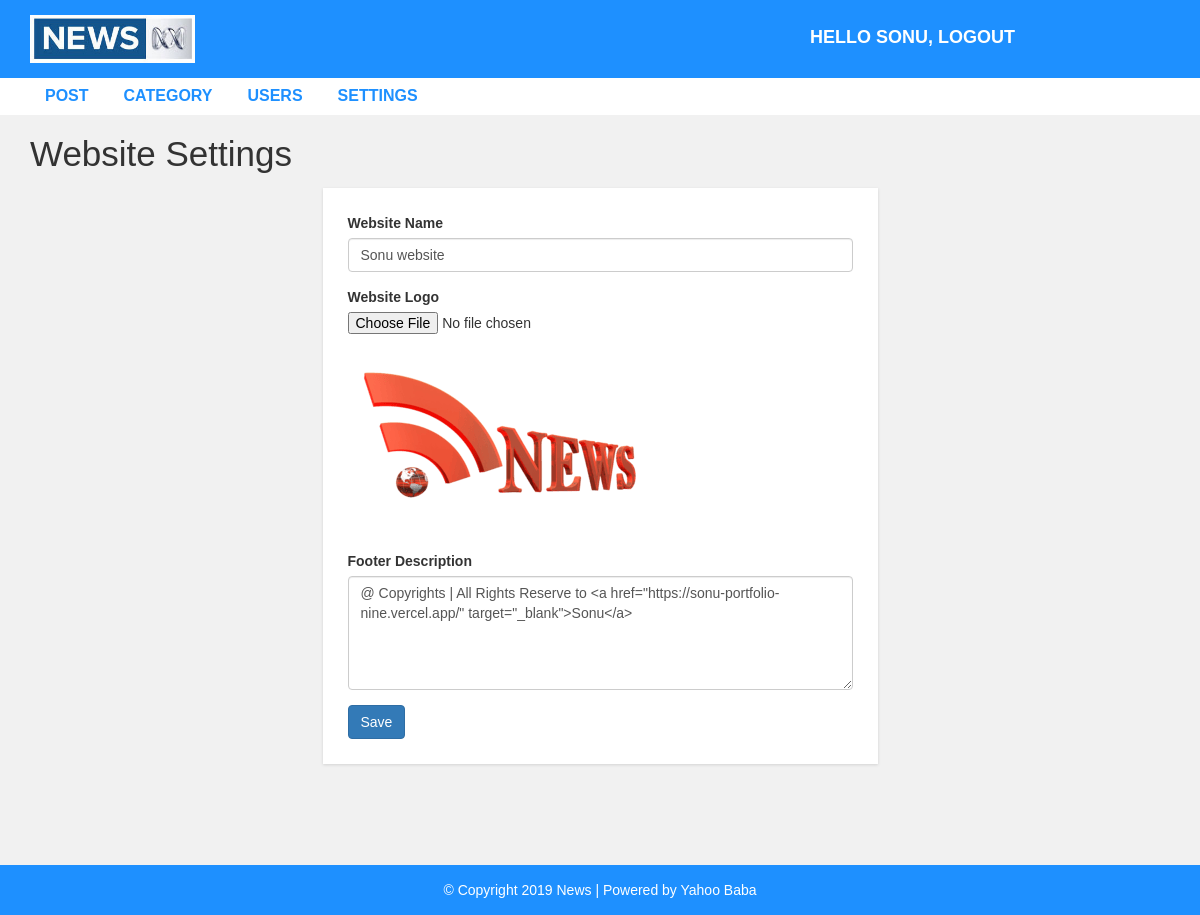
Screenshot of /admin/settings.php (signed in) with the database file from the repository.
### tables this page shows
CREATE TABLE `settings` (
  `id` int(11) NOT NULL,
  `websitename` varchar(60) NOT NULL,
  `logo` varchar(50) NOT NULL,
  `footerdesc` varchar(255) NOT NULL
);

### admin/settings.php (the view, shortened to what this page needs)
<?php include "header.php"; ?>
  <div id="admin-content">
      <div class="container">
         <div class="row">
             <div class="col-md-12">
                 <h1 class="admin-heading">Website Settings</h1>
             </div>
              <div class="col-md-offset-3 col-md-6">
                <?php
                  include "config.php";
                  $sql = "SELECT * FROM settings";
                  $result = mysqli_query($conn, $sql) or die("Query Failed.");
                  if(mysqli_num_rows($result) > 0){
                    while($row = mysqli_fetch_assoc($result)) {
                ?>
                  <form  action="save-settings.php" method="POST" enctype="multipart/form-data">
                      <div class="form-group">
                          <label for="website_name">Website Name</label>
                          <input type="text" name="website_name" value="<?php echo $row['websitename']; ?>" class="form-control" autocomplete="off" required>
                      </div>
                      <div class="form-group">
                          <label for="logo">Website Logo</label>
                          <input type="file" name="logo">
                          <img src="images/<?php echo $row['logo']; ?>">
                      </div>
                      <div class="form-group">
                          <label for="footer_desc">Footer Description</label>
                          <textarea name="footer_desc" class="form-control" rows="5" required><?php echo $row['footerdesc']; ?></textarea>
                      </div>
                      <input type="submit" name="submit" class="btn btn-primary" value="Save" required />
                  </form>
                  <?php
                      }
                    }
                  ?>
              </div>
          </div>
      </div>
  </div>
<?php include "footer.php"; ?>

### css/style.css (style rules this page uses)
body { background: #f1f1f1; font-family: sans-serif,arial,Helvetica; }
#admin-content { padding: 20px 0; min-height: 750px; }
#admin-content .admin-heading { font-size: 35px; margin: 0 0 15px; }
form { background: #fff; padding: 25px; box-shadow:0 1px 3px rgba(0, 0, 0, 0.13); }

### rows the page displays
settings: website_name "Sonu website", logo (picture), footer_desc "@ Copyrights | All Rights Reserve to <a href=\"https://sonu-portfolio-nine.vercel.app/\" target=\"_blank\">Sonu</a>"

### other values shown
$_SESSION["username"] "SONU"
